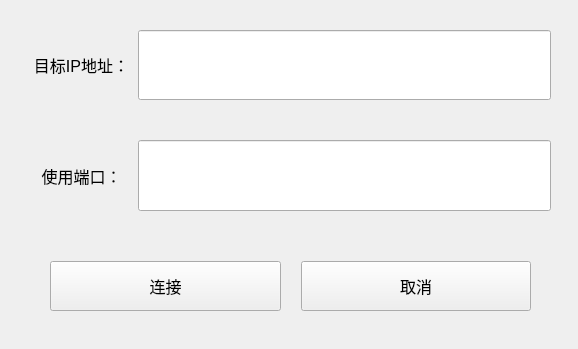
<?xml version="1.0" encoding="UTF-8"?>
<ui version="4.0">
 <class>DeviceConnector</class>
 <widget class="QWidget" name="DeviceConnector">
  <property name="geometry">
   <rect>
    <x>0</x>
    <y>0</y>
    <width>578</width>
    <height>349</height>
   </rect>
  </property>
  <property name="windowTitle">
   <string>Form</string>
  </property>
  <widget class="QWidget" name="">
   <property name="geometry">
    <rect>
     <x>0</x>
     <y>0</y>
     <width>581</width>
     <height>351</height>
    </rect>
   </property>
   <layout class="QVBoxLayout" name="verticalLayout" stretch="1,1,1">
    <property name="spacing">
     <number>40</number>
    </property>
    <property name="sizeConstraint">
     <enum>QLayout::SizeConstraint::SetMaximumSize</enum>
    </property>
    <property name="leftMargin">
     <number>30</number>
    </property>
    <property name="topMargin">
     <number>30</number>
    </property>
    <property name="rightMargin">
     <number>30</number>
    </property>
    <property name="bottomMargin">
     <number>30</number>
    </property>
    <item>
     <layout class="QHBoxLayout" name="horizontalLayout" stretch="1,4">
      <property name="spacing">
       <number>5</number>
      </property>
      <item>
       <widget class="QLabel" name="label">
        <property name="font">
         <font>
          <pointsize>12</pointsize>
         </font>
        </property>
        <property name="text">
         <string>目标IP地址：</string>
        </property>
        <property name="alignment">
         <set>Qt::AlignmentFlag::AlignCenter</set>
        </property>
       </widget>
      </item>
      <item>
       <widget class="QLineEdit" name="lineEditIP">
        <property name="sizePolicy">
         <sizepolicy hsizetype="Expanding" vsizetype="Expanding">
          <horstretch>0</horstretch>
          <verstretch>0</verstretch>
         </sizepolicy>
        </property>
       </widget>
      </item>
     </layout>
    </item>
    <item>
     <layout class="QHBoxLayout" name="horizontalLayout_2" stretch="1,4">
      <property name="spacing">
       <number>5</number>
      </property>
      <property name="topMargin">
       <number>0</number>
      </property>
      <item>
       <widget class="QLabel" name="label_2">
        <property name="font">
         <font>
          <pointsize>12</pointsize>
         </font>
        </property>
        <property name="text">
         <string>使用端口：</string>
        </property>
        <property name="alignment">
         <set>Qt::AlignmentFlag::AlignCenter</set>
        </property>
       </widget>
      </item>
      <item>
       <widget class="QLineEdit" name="lineEditPort">
        <property name="sizePolicy">
         <sizepolicy hsizetype="Expanding" vsizetype="Expanding">
          <horstretch>0</horstretch>
          <verstretch>0</verstretch>
         </sizepolicy>
        </property>
       </widget>
      </item>
     </layout>
    </item>
    <item>
     <layout class="QHBoxLayout" name="horizontalLayout_3" stretch="1,1">
      <property name="spacing">
       <number>20</number>
      </property>
      <property name="leftMargin">
       <number>20</number>
      </property>
      <property name="topMargin">
       <number>10</number>
      </property>
      <property name="rightMargin">
       <number>20</number>
      </property>
      <property name="bottomMargin">
       <number>10</number>
      </property>
      <item>
       <widget class="QPushButton" name="btnConnect">
        <property name="sizePolicy">
         <sizepolicy hsizetype="Minimum" vsizetype="Expanding">
          <horstretch>0</horstretch>
          <verstretch>0</verstretch>
         </sizepolicy>
        </property>
        <property name="font">
         <font>
          <pointsize>12</pointsize>
         </font>
        </property>
        <property name="text">
         <string>连接</string>
        </property>
       </widget>
      </item>
      <item>
       <widget class="QPushButton" name="btnCancel">
        <property name="sizePolicy">
         <sizepolicy hsizetype="Minimum" vsizetype="Expanding">
          <horstretch>0</horstretch>
          <verstretch>0</verstretch>
         </sizepolicy>
        </property>
        <property name="font">
         <font>
          <pointsize>12</pointsize>
         </font>
        </property>
        <property name="text">
         <string>取消</string>
        </property>
       </widget>
      </item>
     </layout>
    </item>
   </layout>
  </widget>
 </widget>
 <resources/>
 <connections/>
</ui>
